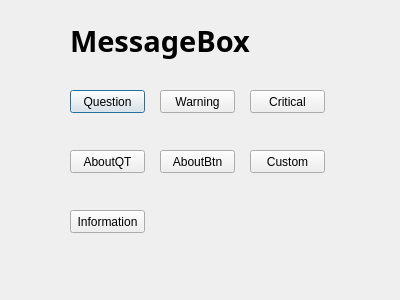
<?xml version="1.0" encoding="UTF-8"?>
<ui version="4.0">
 <class>MBoxDialog</class>
 <widget class="QDialog" name="MBoxDialog">
  <property name="geometry">
   <rect>
    <x>0</x>
    <y>0</y>
    <width>400</width>
    <height>300</height>
   </rect>
  </property>
  <property name="windowTitle">
   <string>Dialog</string>
  </property>
  <widget class="QLabel" name="label">
   <property name="geometry">
    <rect>
     <x>70</x>
     <y>20</y>
     <width>281</width>
     <height>41</height>
    </rect>
   </property>
   <property name="font">
    <font>
     <family>Adobe Arabic</family>
     <pointsize>22</pointsize>
     <weight>75</weight>
     <bold>true</bold>
    </font>
   </property>
   <property name="text">
    <string>MessageBox</string>
   </property>
  </widget>
  <widget class="QPushButton" name="QuestionBtn">
   <property name="geometry">
    <rect>
     <x>70</x>
     <y>90</y>
     <width>75</width>
     <height>23</height>
    </rect>
   </property>
   <property name="text">
    <string>Question</string>
   </property>
  </widget>
  <widget class="QPushButton" name="AboutBtn">
   <property name="geometry">
    <rect>
     <x>160</x>
     <y>150</y>
     <width>75</width>
     <height>23</height>
    </rect>
   </property>
   <property name="text">
    <string>AboutBtn</string>
   </property>
  </widget>
  <widget class="QPushButton" name="WarningBtn">
   <property name="geometry">
    <rect>
     <x>160</x>
     <y>90</y>
     <width>75</width>
     <height>23</height>
    </rect>
   </property>
   <property name="text">
    <string>Warning</string>
   </property>
  </widget>
  <widget class="QPushButton" name="InformationBtn">
   <property name="geometry">
    <rect>
     <x>70</x>
     <y>210</y>
     <width>75</width>
     <height>23</height>
    </rect>
   </property>
   <property name="text">
    <string>Information</string>
   </property>
  </widget>
  <widget class="QPushButton" name="AboutQTBtn">
   <property name="geometry">
    <rect>
     <x>70</x>
     <y>150</y>
     <width>75</width>
     <height>23</height>
    </rect>
   </property>
   <property name="text">
    <string>AboutQT</string>
   </property>
  </widget>
  <widget class="QPushButton" name="CustomBtn">
   <property name="geometry">
    <rect>
     <x>250</x>
     <y>150</y>
     <width>75</width>
     <height>23</height>
    </rect>
   </property>
   <property name="text">
    <string>Custom</string>
   </property>
  </widget>
  <widget class="QPushButton" name="CriticalBtn">
   <property name="geometry">
    <rect>
     <x>250</x>
     <y>90</y>
     <width>75</width>
     <height>23</height>
    </rect>
   </property>
   <property name="text">
    <string>Critical</string>
   </property>
  </widget>
 </widget>
 <resources/>
 <connections/>
</ui>
